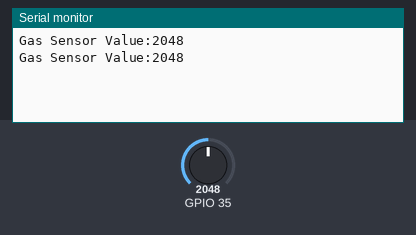
The sketch below on a simulated ESP32. Parts: the last lines printed to the serial monitor. The test bench sets the inputs (shaded band); at power-on: GPIO 35 = 2048.

Above: at 1.8 s.
1.9 s: GPIO 35 set to 2866
At 2.3 s:
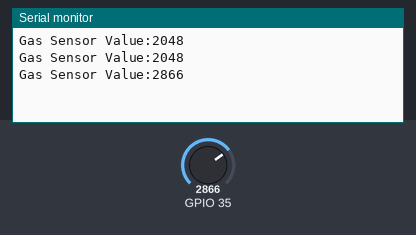
3.4 s: GPIO 35 set to 3603
At 4.8 s:
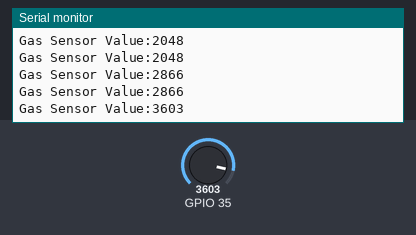
Timing chart, 0 to 6.4 s (numbered marks = the images above; inputs shaded):
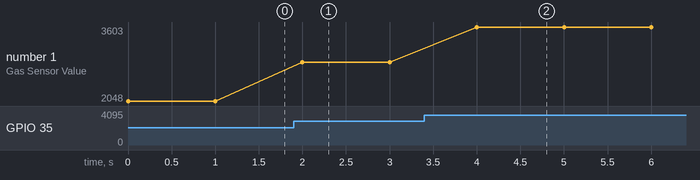

Measured:
- after the input at 1.9 s, the serial monitor: prints a new line after 0.10 s (image 1)
- after the input at 3.4 s, the serial monitor: prints a new line after 0.60 s (image 2)
- plotted number 1: 2048 → 2866 after the input at 1.9 s, 2866 → 3603 after the input at 3.4 s

The sketch:

MQ2.ino
```cpp
void setup() {
Serial.begin(115200);
}

void loop() {
  int gasValue =analogRead(35);
  Serial.print("Gas Sensor Value:");
  Serial.println(gasValue);
  delay(1000);

}
```
